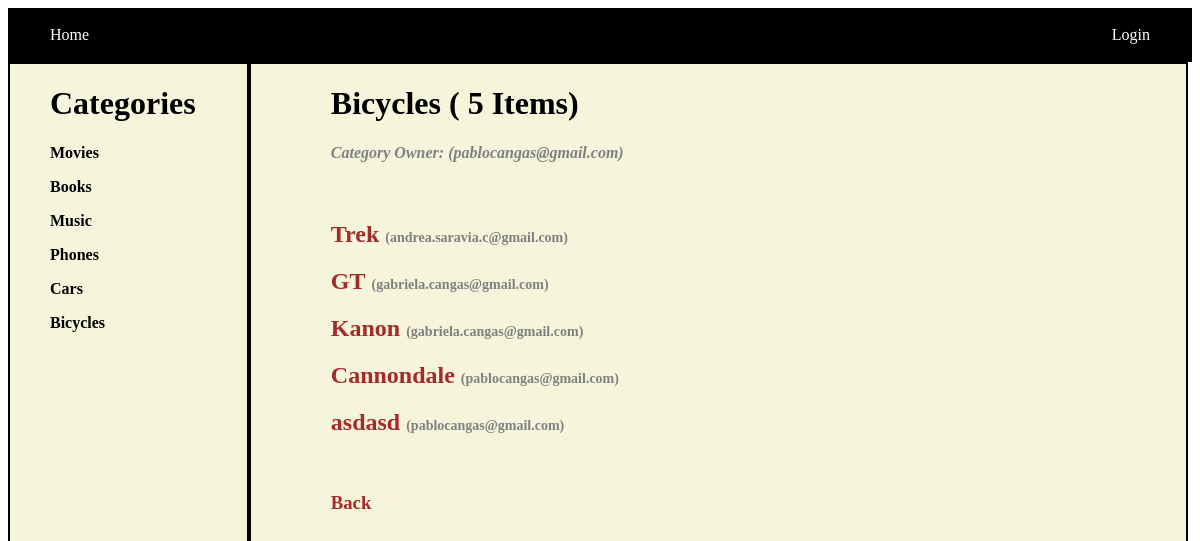
/catalog/Bicycles, run on an earlier commit of the app's database.
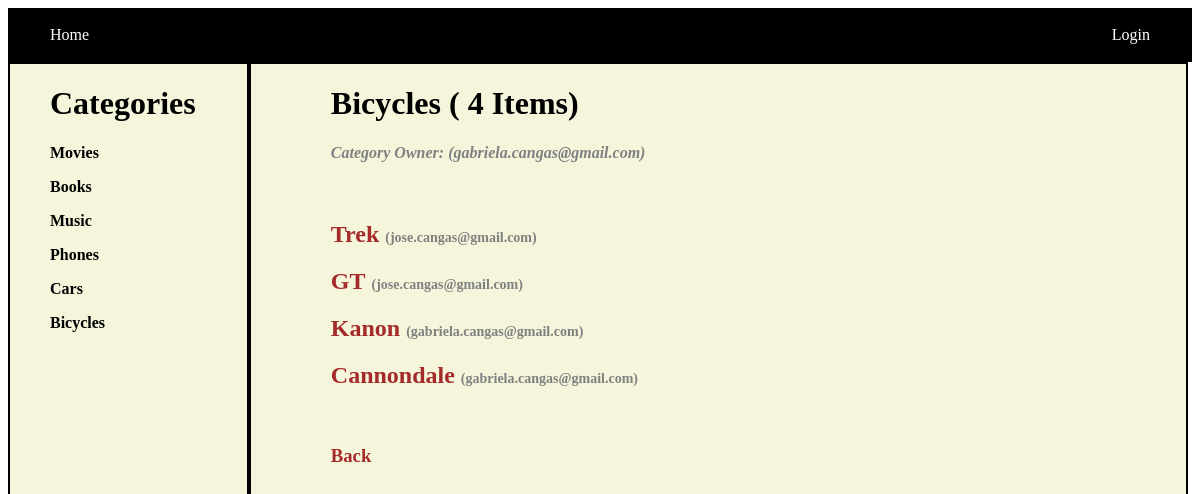
And on a later commit of the database.
### catalog_db_setup.py (models this page shows, shortened)
class Category(Base):
	__tablename__ = "categories"
	id = Column(Integer, primary_key = True)
	name = Column(String(120), nullable = False)
	description = Column(String(400) )
	user_id = Column(Integer, ForeignKey("users.id"))
	user = relationship(User, backref = "users")

class User(Base):
	__tablename__ = "users"
	id = Column(Integer, primary_key = True)
	name = Column(String(120), nullable = False)
	email = Column(String(40), nullable = False)
	picture = Column(String)

class Item(Base):
	__tablename__ = "items"
	id = Column(Integer, primary_key = True)
	name = Column(String(120), nullable = False)
	description = Column(String(400) )
	category_id = Column(Integer, ForeignKey("categories.id"))
	category = relationship(Category, backref="categories")
	user_id = Column(Integer, ForeignKey("users.id"))
	user = relationship(User, backref="user")

### project.py (the view)
@app.route("/catalog/<category_name>")
def category(category_name):
	category = get_category_with_name(category_name)
	categories = session.query(Category).all()
	items = category.items
	return render_template("category.html", categories = categories, category = category, items = items)

### project.py (called while the page is built)
def get_category_with_name(category_name):
	category = session.query(Category).filter(Category.name == category_name).first()
	return category

### templates/category.html (shortened to what this page needs)
{% include("navbar.html") %}
{% include("side_menu.html") %}
<div class=" beige black_border right_container left">
	<div class="mrg_left_80">
		<h1 class=""><b> {{category.name}} ( {{items | count}} Items)</b></h3>
		<h4 class="grey"><i>Category Owner: ({{category.user.email}})</i></h4>
		<br>
		{% for item in items %}
			<h2 class="brown">
				<a class="no_link inline" href="/catalog/{{item.category.name}}/items/{{item.name}}">{{item.name}}
				</a>
				<span class="small_text grey"> ({{item.user.email}})</span>
			</h2>
		{% endfor %}
			<br>
			<h3><span class="brown"><a href="/" class="no_link">Back</a></span></h3>
	</div>
</div>

### templates/navbar.html (shortened to what this page needs)
<link rel="stylesheet" type="text/css" href="/static/sweetalert.css">
<link rel="stylesheet" href="/static/catalog.css">
<div class="navbar black black_border txt_white">
	<ul class="no_list_style right mrg_right_40" style="padding-left: 15px">
    {% if "email" in session %}
      <li class="inline"  ><a class="link" href="#"> {{ session["email"] }} |</a></li>
      <li class="inline "><a href="javascript: logout()"> Logout</a></li>
    {% else %}
      <li class="inline"><a class="link" href="javascript: check_login()"> Login </a></li>
    {% endif %}
	</ul>
	<ul class="no_list_style">
		<li class="inline">
			<a href="/">Home</a>
		</li>
	</ul>
</div>

### templates/side_menu.html (shortened to what this page needs)
<div class="left side_menu txt_left black_border beige " >
	<h1 class="mrg_left_40">
		<span class=""><a href="/" class="no_link">Categories</a>
	 </h1>
	<ul class="txt_left ">
		{% for c in categories %}
		<p><strong><a href="/catalog/{{c.name}}" class="no_link">{{c.name}}</a></strong></p>
		{% endfor %}
	</ul>
	<br><br>
</div>

### static/catalog.css (style rules this page uses)
.left { float:left; }
.right { float:right; }
.side_menu { width:20%; height:100%; }
.no_list_style > li { list-style: none; }
.txt_left { text-align: left; }
.black_border { border: 2px black solid; }
.mrg_left_40 { margin-left: 40px; }
.mrg_right_40 { margin-right: 40px; }
.mrg_left_80 { margin-left: 80px; }
.beige { background-color: beige; }
.black { background-color: black; }
.brown { color:brown; }
.grey { color: grey; }
.right_container { background-color: beige; height:100%; width:79%; }
.navbar { height: 50px; }
.txt_white { color:white; }
.no_list_style .inline a { color:white; text-decoration: none; }
.inline { display:inline-block }
.no_link { text-decoration: none; color: inherit; }
.small_text { font-size: 14px; }

What changed in the data, as far as the page shows it:
no longer on this page (row unchanged): User: user.email "pablocangas@gmail.com"
removed Item: name "asdasd", user.email "pablocangas@gmail.com"
now on this page (row unchanged): User: user.email "gabriela.cangas@gmail.com"
changed Item "Trek": user.email "andrea.saravia.c@gmail.com" → "jose.cangas@gmail.com"
changed Item "GT": user.email "gabriela.cangas@gmail.com" → "jose.cangas@gmail.com"
changed Item "Cannondale": user.email "pablocangas@gmail.com" → "gabriela.cangas@gmail.com"
Also different on the page:
{{ items | count }}: "5" → "4"
